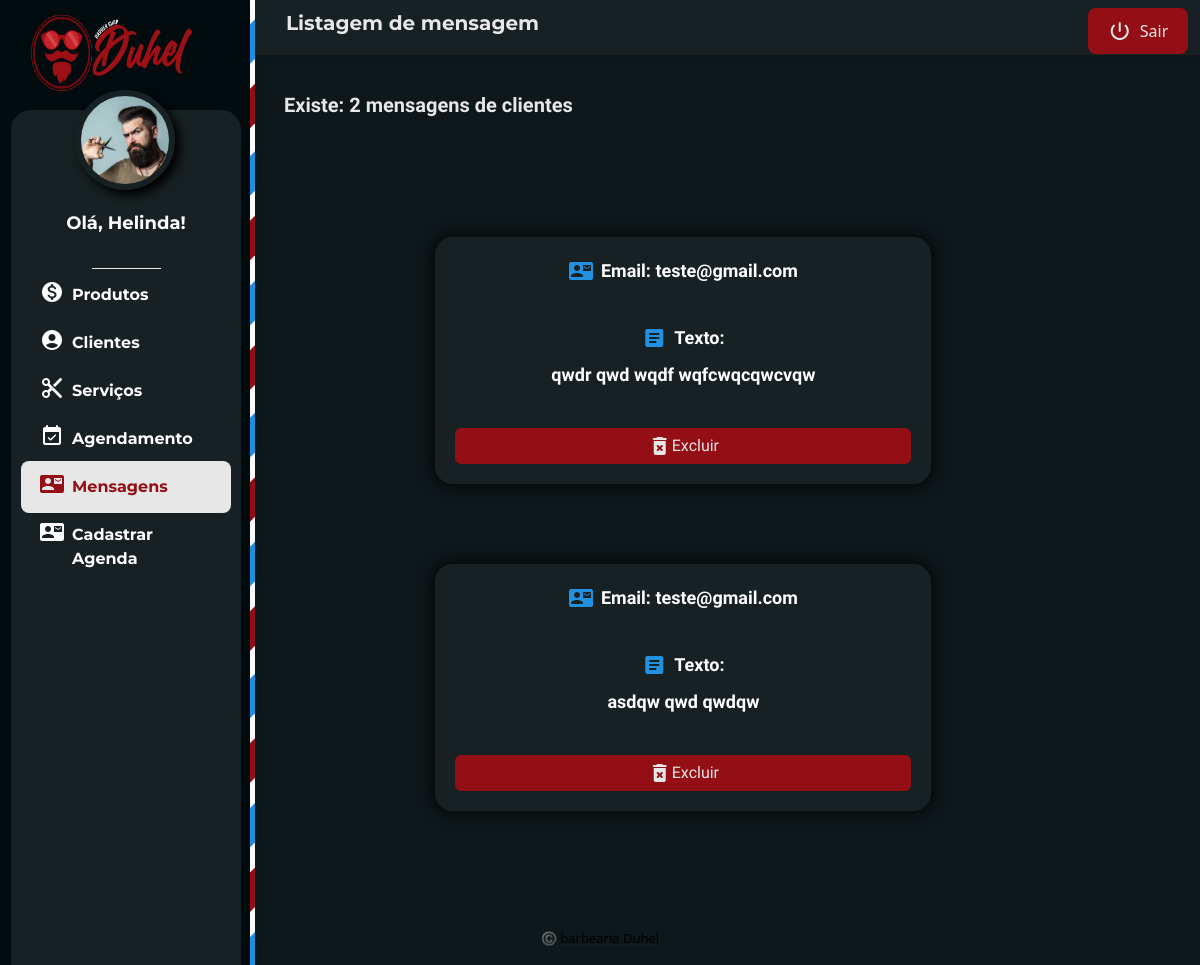
Before: /private-adm/info-fale-conosco.php (signed in) with the older database file.
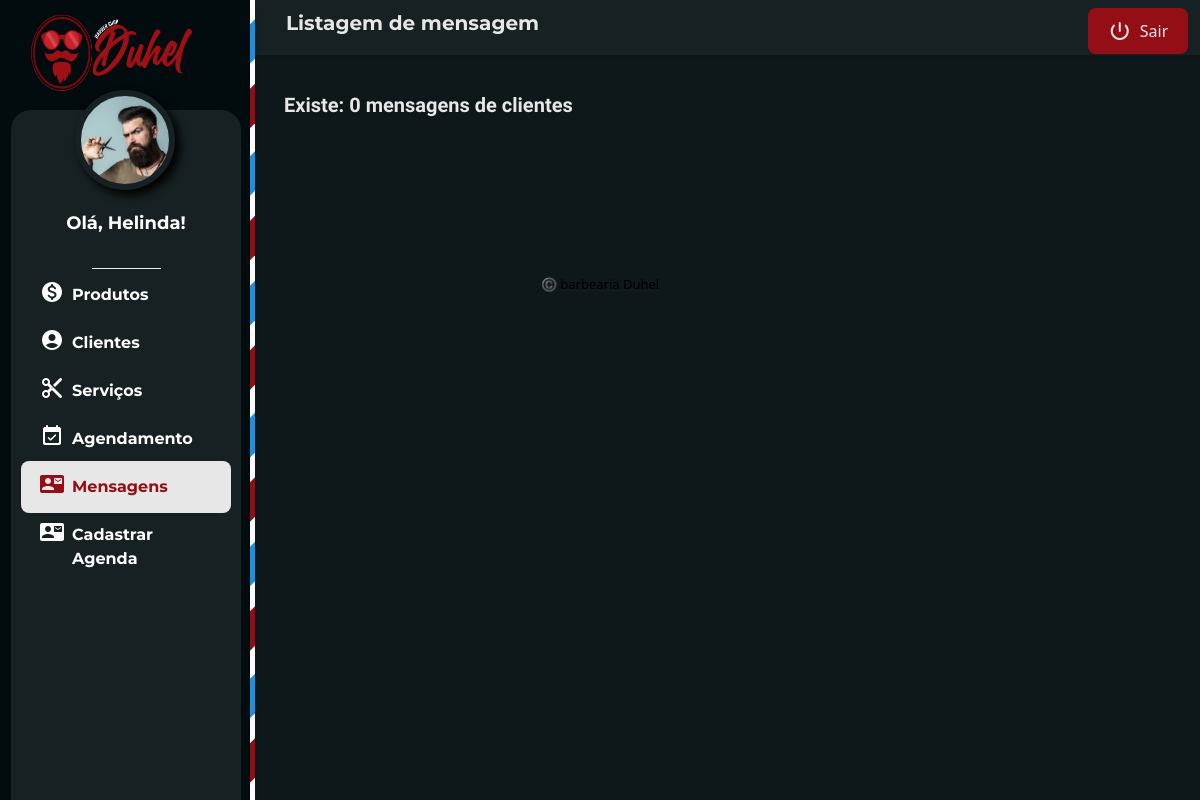
After: the same page with the newer database file.
### tables this page shows
CREATE TABLE `tbcontato` (
  `idContato` int(11) NOT NULL,
  `emailContato` varchar(250) NOT NULL,
  `textoContato` varchar(300) NOT NULL
);

### classes/Contato.php (called while the page is built, shortened)
<?php
    class Contato{
        public function listar(){
            $con = Conexao::conectar();
            $querySelect = "SELECT idContato, emailContato, textoContato FROM tbcontato";
            $resultado = $con->query($querySelect);
            $lista = $resultado->fetchAll();
            return $lista;
        }
        public function contar(){
            $con = Conexao::conectar();
            $querySelect = "SELECT COUNT(idContato) AS Quantidade FROM tbcontato";
            $resultado = $con->query($querySelect);
            $contagem = $resultado->fetchAll();
            return $contagem;
        }
    }
?>

### private-adm/info-fale-conosco.php (the view, shortened to what the changed rows need)
<?php
require_once("../classes/Contato.php");
try {
    $contato = new Contato();
    $listaContato = $contato->listar();
    $contaContato = $contato->contar();
} catch (Exception $e) {
    echo $e->getMessage();
}
?>
<!DOCTYPE html>
<html lang="pt-BR">
<head>
    <link rel="stylesheet" href="../css/style.css?v=<?php echo filemtime('../css/style.css'); ?>">
    <link rel="stylesheet" href="../css/global.css?v=<?php echo filemtime('../css/global.css'); ?>">
    <link rel="stylesheet" href="../css/private.css?v=<?php echo filemtime('../css/private.css'); ?>">
    <link rel="stylesheet" href="../css/private-produtos.css?v=<?php echo filemtime('../css/private-produtos.css'); ?>">
    <link rel="stylesheet" href="../css/portal.css?v=<?php echo filemtime('../css/portal.css'); ?>">
    <link rel="stylesheet" href="../css/alert.css?v=<?php echo filemtime('../css/alert.css'); ?>">
    <link rel="stylesheet" href="../css/conteudo-pag.css?v=<?php echo filemtime('../css/conteudo-pag.css'); ?>">
    <link rel="stylesheet" href="https://cdnjs.cloudflare.com/ajax/libs/animate.css/4.1.1/animate.min.css" />
    <link rel="stylesheet" href="https://cdnjs.cloudflare.com/ajax/libs/font-awesome/5.15.4/css/all.min.css">
    <link id="theme-style" rel="stylesheet" href="assets/css/portal.css">
</head>
<body class="app" onload="loadEventosDashboard()">
    <div class="app-wrapper">
        <div class="app-content pt-3 p-md-3 p-lg-4">
            <div class="row g-3 mb-4 align-items-center justify-content-between">
                <div class="col-auto">
                    <p>
                        <?php
                        foreach ($contaContato as $linha) {
                            echo ("<label class='f-kanit f-900 f-20 m-b color-grey-ligth'> Existe: " . $linha['Quantidade'] . " mensagens de clientes</label>");
                        }
                        ?>
                    </p>
                </div>
            </div>
            <div class="container-xl d-flex row" id="eventos">
                <div class="content-pagina ">
                    <div class="content-body ">
                        <?php
                        echo ("<div class='display-f align-c w-100 content-card-content justify-content-around'>");
                        foreach ($listaContato as $linha) {
                            echo ("<div class='card-fale animate_card'>
                            <div class='content-card'>
                                <div class='display-f align-c justify-c f-kanit f-900 f-18 m-b'>
                                <span class='material-icons m-r color-blue'>contact_mail</span>
                                 Email: " . $linha['emailContato'] . "</div>
                                <div class='display-f align-c justify-c f-kanit f-900 f-18 m-t m-b'>
                                <span class='material-icons color-blue m-r'>article</span>
                                Texto: </div>
                                <div class='display-f align-c justify-c f-kanit f-900 f-18 m-b'>" . $linha['textoContato'] . "</div>
                                <div class='m-t'>
                                    <a href='excluir.php?excContato=" . $linha['idContato'] . "'>
                                        <div class='f-kanit botao-excluir display-f justify-c align-c  m-t'>
                                        <span class='material-icons-round'>delete_forever</span>
                                            Excluir
                                        </div>
                                    </a>
                                </div>
                            </div>
                        </div>
                        ");
                        }
                        echo ("</div>");
                        ?>
                    </div>
                </div>
            </div>
        </div>
    </div>
</body>
</html>

Changed rows visible on the page:
removed tbcontato: emailContato "teste@gmail.com", textoContato "qwdr qwd wqdf wqfcwqcqwcvqw"
removed tbcontato: emailContato "teste@gmail.com", textoContato "asdqw qwd qwdqw"
Other visible differences:
new list line: "Existe: 0 mensagens de clientes"
list line gone: "Existe: 2 mensagens de clientes"
